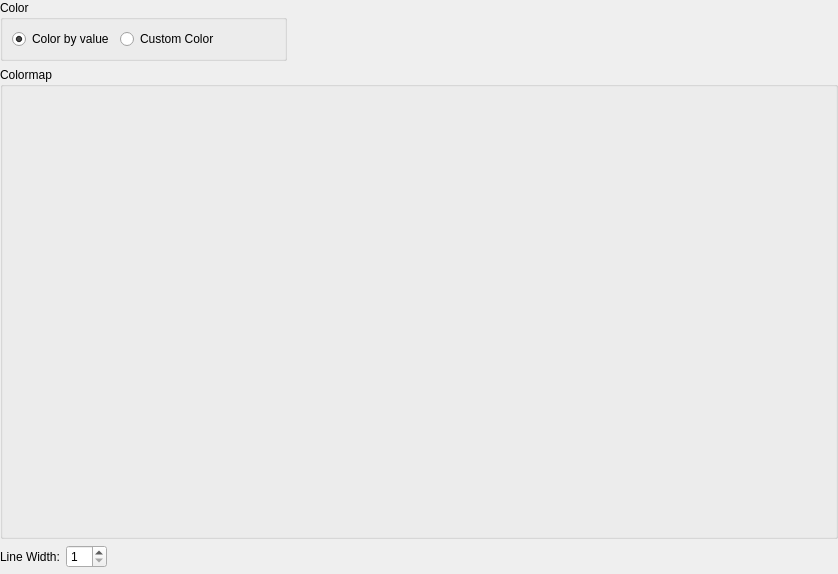
<?xml version="1.0" encoding="UTF-8"?>
<ui version="4.0">
 <class>GeoDataPolyLineGroup_DisplaySettingWidget</class>
 <widget class="QWidget" name="GeoDataPolyLineGroup_DisplaySettingWidget">
  <property name="geometry">
   <rect>
    <x>0</x>
    <y>0</y>
    <width>838</width>
    <height>574</height>
   </rect>
  </property>
  <property name="windowTitle">
   <string>Form</string>
  </property>
  <layout class="QVBoxLayout" name="verticalLayout" stretch="0,1,0,0">
   <property name="leftMargin">
    <number>0</number>
   </property>
   <property name="topMargin">
    <number>0</number>
   </property>
   <property name="rightMargin">
    <number>0</number>
   </property>
   <property name="bottomMargin">
    <number>0</number>
   </property>
   <item>
    <layout class="QHBoxLayout" name="horizontalLayout_3">
     <item>
      <widget class="QGroupBox" name="colorGroupBox">
       <property name="title">
        <string>Color</string>
       </property>
       <layout class="QHBoxLayout" name="horizontalLayout">
        <item>
         <widget class="QRadioButton" name="byValueRadioButton">
          <property name="locale">
           <locale language="English" country="UnitedStates"/>
          </property>
          <property name="text">
           <string>Color by value</string>
          </property>
          <property name="checked">
           <bool>true</bool>
          </property>
         </widget>
        </item>
        <item>
         <widget class="QRadioButton" name="arbitraryRadioButton">
          <property name="text">
           <string>Custom Color</string>
          </property>
         </widget>
        </item>
        <item>
         <widget class="ColorEditWidget" name="colorEditWidget">
          <property name="minimumSize">
           <size>
            <width>50</width>
            <height>0</height>
           </size>
          </property>
         </widget>
        </item>
       </layout>
      </widget>
     </item>
     <item>
      <spacer name="horizontalSpacer_3">
       <property name="orientation">
        <enum>Qt::Horizontal</enum>
       </property>
       <property name="sizeHint" stdset="0">
        <size>
         <width>40</width>
         <height>20</height>
        </size>
       </property>
      </spacer>
     </item>
    </layout>
   </item>
   <item>
    <widget class="QGroupBox" name="colorMapGroupBox">
     <property name="title">
      <string>Colormap</string>
     </property>
     <layout class="QVBoxLayout" name="verticalLayout_2">
      <item>
       <widget class="QWidgetContainer" name="colorMapWidget" native="true"/>
      </item>
     </layout>
    </widget>
   </item>
   <item>
    <layout class="QGridLayout" name="gridLayout">
     <item row="0" column="0">
      <widget class="QLabel" name="lineWidthLabel">
       <property name="text">
        <string>Line Width:</string>
       </property>
      </widget>
     </item>
     <item row="0" column="1">
      <layout class="QHBoxLayout" name="horizontalLayout_2">
       <item>
        <widget class="QSpinBox" name="lineWidthSpinBox">
         <property name="minimum">
          <number>1</number>
         </property>
        </widget>
       </item>
       <item>
        <spacer name="horizontalSpacer_2">
         <property name="orientation">
          <enum>Qt::Horizontal</enum>
         </property>
         <property name="sizeHint" stdset="0">
          <size>
           <width>40</width>
           <height>20</height>
          </size>
         </property>
        </spacer>
       </item>
      </layout>
     </item>
    </layout>
   </item>
   <item>
    <widget class="TransparencyWidget" name="transparencyWidget" native="true"/>
   </item>
  </layout>
 </widget>
 <customwidgets>
  <customwidget>
   <class>ColorEditWidget</class>
   <extends>QLabel</extends>
   <header>guibase/widget/coloreditwidget.h</header>
   <container>1</container>
  </customwidget>
  <customwidget>
   <class>TransparencyWidget</class>
   <extends>QWidget</extends>
   <header>guibase/widget/transparencywidget.h</header>
   <container>1</container>
  </customwidget>
  <customwidget>
   <class>QWidgetContainer</class>
   <extends>QWidget</extends>
   <header>misc/qwidgetcontainer.h</header>
   <container>1</container>
  </customwidget>
 </customwidgets>
 <resources/>
 <connections/>
</ui>
